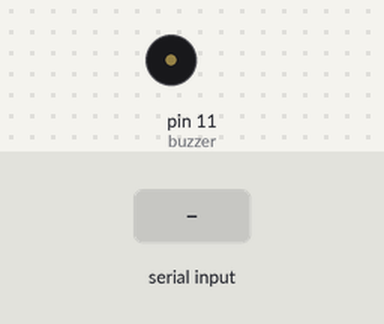
Bench run of a sketch on a simulated Arduino Uno, built with avr-gcc and run on an emulated ATmega328P. Shown: buzzer (waves = sounding). The test bench sets the inputs (shaded band).

Above: at 1.2 s.
1.3 s: "s" received over Serial
Timing chart, 0 to 4.3 s (numbered marks = the images above; inputs shaded):
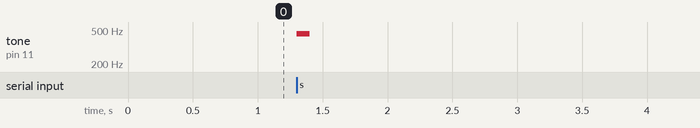

Measured:
- after the input at 1.3 s, tone on pin 11 (buzzer): silent → 450 Hz at once, → silent 0.10 s later

The sketch:

buzzer.ino
```cpp
// Programmer Name  : Ms.Ang Pei Jin, Asia Pacific University Student
// Program Name     : Social Distancing Detector
// Description      : Detect physical distance between two individuals
// First written on : Monday, 24 May 2021
// Edited on        : Sunday, 30 May 2021

int buzzer = 11;

void setup() {
  // put your setup code here, to run once:
  Serial.begin(9600);
}

void loop() {
  // put your main code here, to run repeatedly:
  if(Serial.available() > 0){
    if(Serial.read() == 's'){
      tone(buzzer,450);
      delay(100);
      noTone(buzzer);
      delay(100);
    }
  }
}
```
